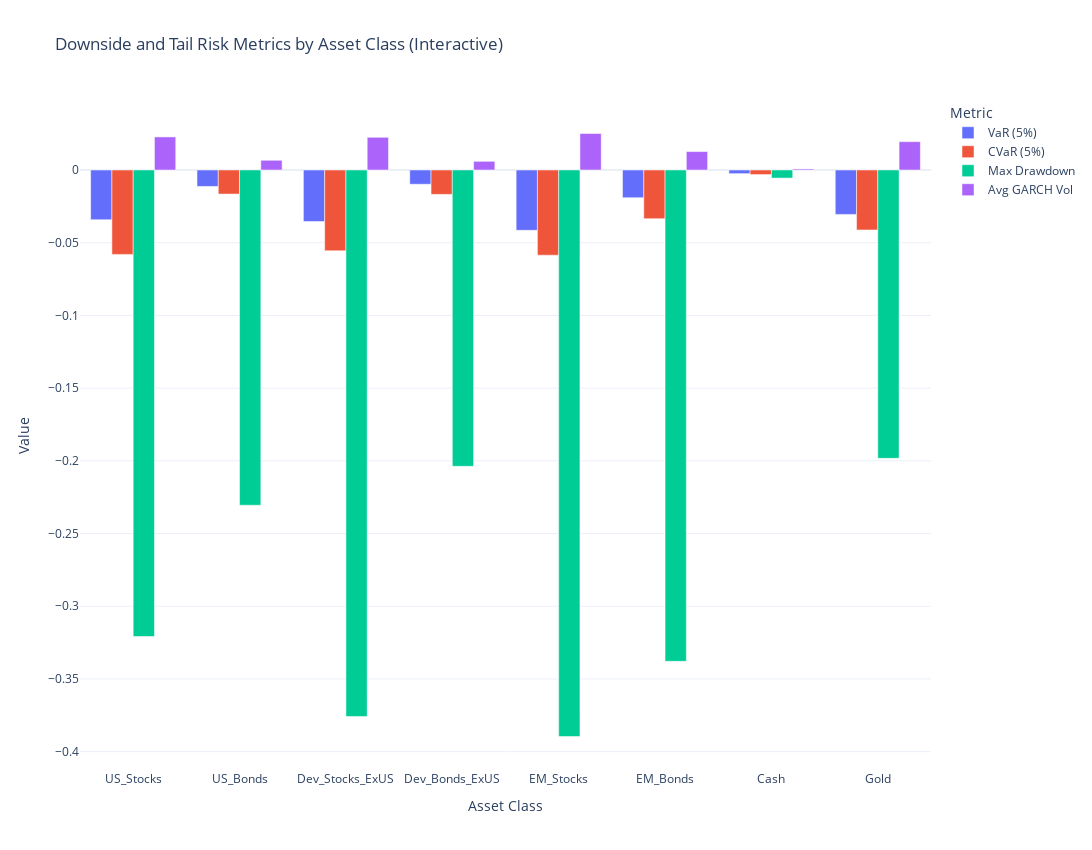

Notebook cell for this chart:
### Code cell
# Downside and tail risk analysis for each asset class

# 1. Value at Risk (VaR) at 5% level
VaR_5 = simple_returns.quantile(0.05)

# 2. Conditional Value at Risk (CVaR) at 5% level
CVaR_5 = simple_returns[simple_returns.lt(VaR_5)].mean()

# 3. Maximum drawdown
def max_drawdown(series):
    cumulative = (1 + series).cumprod()
    peak = cumulative.cummax()
    drawdown = (cumulative - peak) / peak
    return drawdown.min()

max_dd = simple_returns.apply(max_drawdown)

# 4. Beta vs. US Stocks
us_stock_returns = simple_returns['US_Stocks']
betas = {}
for asset in assets:
    if asset == 'US_Stocks':
        betas[asset] = 1.0
    else:
        cov = simple_returns[asset].cov(us_stock_returns)
        var = us_stock_returns.var()
        betas[asset] = cov / var

betas = pd.Series(betas)

# Compile results
risk_stats = pd.DataFrame({
    'VaR (5%)': VaR_5,
    'CVaR (5%)': CVaR_5,
    'Max Drawdown': max_dd,
    'Beta (vs US_Stocks)': betas
})

try:
    garch_vols = {}
    for asset in assets:
        am = arch_model(simple_returns[asset]*100, vol='Garch', p=1, q=1, rescale=False)
        res = am.fit(disp='off')
        garch_vols[asset] = res.conditional_volatility.mean() / 100  # Convert back to original scale
    risk_stats['Avg GARCH Vol'] = pd.Series(garch_vols)
except ImportError:
    print("arch package not installed. Skipping GARCH volatility modeling.")

with redirect_stdout(stdout_buffer):
    print("Downside and Tail Risk Statistics:")
    print(risk_stats.round(4))

# Select relevant columns for visualization
risk_plot = risk_stats[['VaR (5%)', 'CVaR (5%)', 'Max Drawdown', 'Avg GARCH Vol']]

# Prepare data for plotly
bar_traces = []
for metric in risk_plot.columns:
    bar_traces.append(
        go.Bar(
            x=risk_plot.index,
            y=risk_plot[metric],
            name=metric
        )
    )

fig = go.Figure(data=bar_traces)
fig.update_layout(
    barmode='group',
    title='Downside and Tail Risk Metrics by Asset Class (Interactive)',
    xaxis_title='Asset Class',
    yaxis_title='Value',
    legend_title='Metric',
    template='plotly_white',
    width=1100,
    height=850
)
pyo.iplot(fig)
pio.write_image(fig, "exports/downside_tail_risk_metrics.png", width=1100, height=850)

### Figure 1 — Plotly figure (JSON) as saved in the notebook; plotly's stock layout.template omitted (floating-point values rounded to 4 significant figures)
{"data": [{"name": "VaR (5%)", "type": "bar", "x": ["US_Stocks", "US_Bonds", "Dev_Stocks_ExUS", "Dev_Bonds_ExUS", "EM_Stocks", "EM_Bonds", "Cash", "Gold"], "y": [-0.03418, -0.01129, -0.03543, -0.00979, -0.04147, -0.01907, -0.002511, -0.03051]}, {"name": "CVaR (5%)", "type": "bar", "x": ["US_Stocks", "US_Bonds", "Dev_Stocks_ExUS", "Dev_Bonds_ExUS", "EM_Stocks", "EM_Bonds", "Cash", "Gold"], "y": [-0.05803, -0.01653, -0.05555, -0.01675, -0.05859, -0.03346, -0.003131, -0.04123]}, {"name": "Max Drawdown", "type": "bar", "x": ["US_Stocks", "US_Bonds", "Dev_Stocks_ExUS", "Dev_Bonds_ExUS", "EM_Stocks", "EM_Bonds", "Cash", "Gold"], "y": [-0.3208, -0.2305, -0.3758, -0.2038, -0.3896, -0.3379, -0.005554, -0.1983]}, {"name": "Avg GARCH Vol", "type": "bar", "x": ["US_Stocks", "US_Bonds", "Dev_Stocks_ExUS", "Dev_Bonds_ExUS", "EM_Stocks", "EM_Bonds", "Cash", "Gold"], "y": [0.02275, 0.006685, 0.02249, 0.005972, 0.02511, 0.01267, 0.0007351, 0.01949]}], "layout": {"barmode": "group", "height": 850, "legend": {"title": {"text": "Metric"}}, "title": {"text": "Downside and Tail Risk Metrics by Asset Class (Interactive)"}, "width": 1100, "xaxis": {"title": {"text": "Asset Class"}}, "yaxis": {"title": {"text": "Value"}}}}
